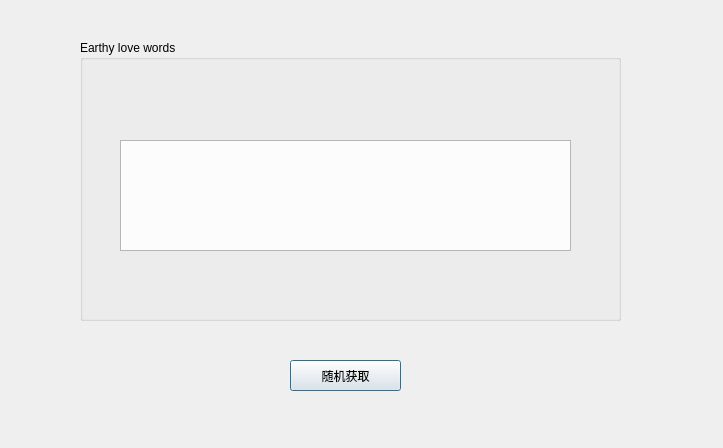
<?xml version="1.0" encoding="UTF-8"?>
<ui version="4.0">
 <class>Dialog</class>
 <widget class="QDialog" name="Dialog">
  <property name="geometry">
   <rect>
    <x>0</x>
    <y>0</y>
    <width>723</width>
    <height>448</height>
   </rect>
  </property>
  <property name="windowTitle">
   <string>Dialog</string>
  </property>
  <widget class="QPushButton" name="pushButton">
   <property name="geometry">
    <rect>
     <x>290</x>
     <y>360</y>
     <width>111</width>
     <height>31</height>
    </rect>
   </property>
   <property name="text">
    <string>随机获取</string>
   </property>
  </widget>
  <widget class="QTextEdit" name="textEdit">
   <property name="geometry">
    <rect>
     <x>120</x>
     <y>140</y>
     <width>451</width>
     <height>111</height>
    </rect>
   </property>
  </widget>
  <widget class="QGroupBox" name="groupBox">
   <property name="geometry">
    <rect>
     <x>80</x>
     <y>40</y>
     <width>541</width>
     <height>281</height>
    </rect>
   </property>
   <property name="title">
    <string>Earthy love words</string>
   </property>
  </widget>
 </widget>
 <resources/>
 <connections>
  <connection>
   <sender>pushButton</sender>
   <signal>clicked()</signal>
   <receiver>Dialog</receiver>
   <slot>accept()</slot>
   <hints>
    <hint type="sourcelabel">
     <x>345</x>
     <y>375</y>
    </hint>
    <hint type="destinationlabel">
     <x>361</x>
     <y>223</y>
    </hint>
   </hints>
  </connection>
 </connections>
</ui>
